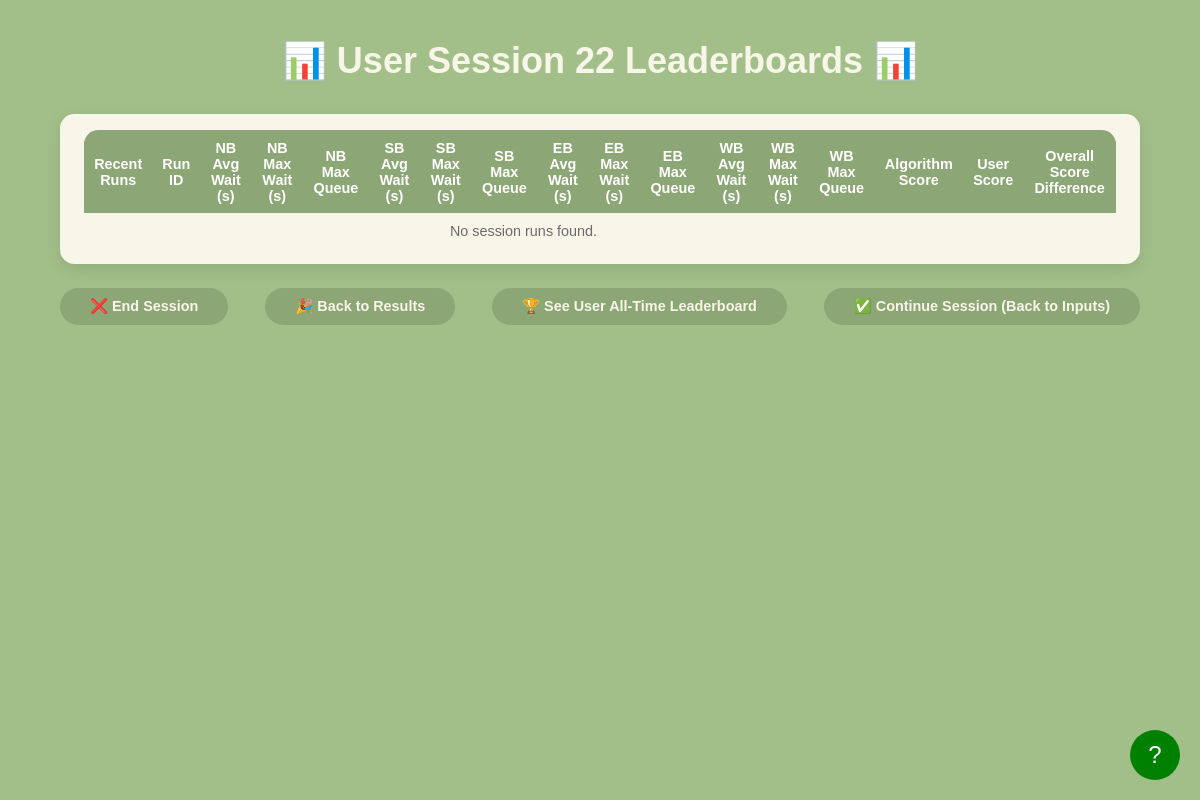
Page /session_leaderboard on the earlier database version.
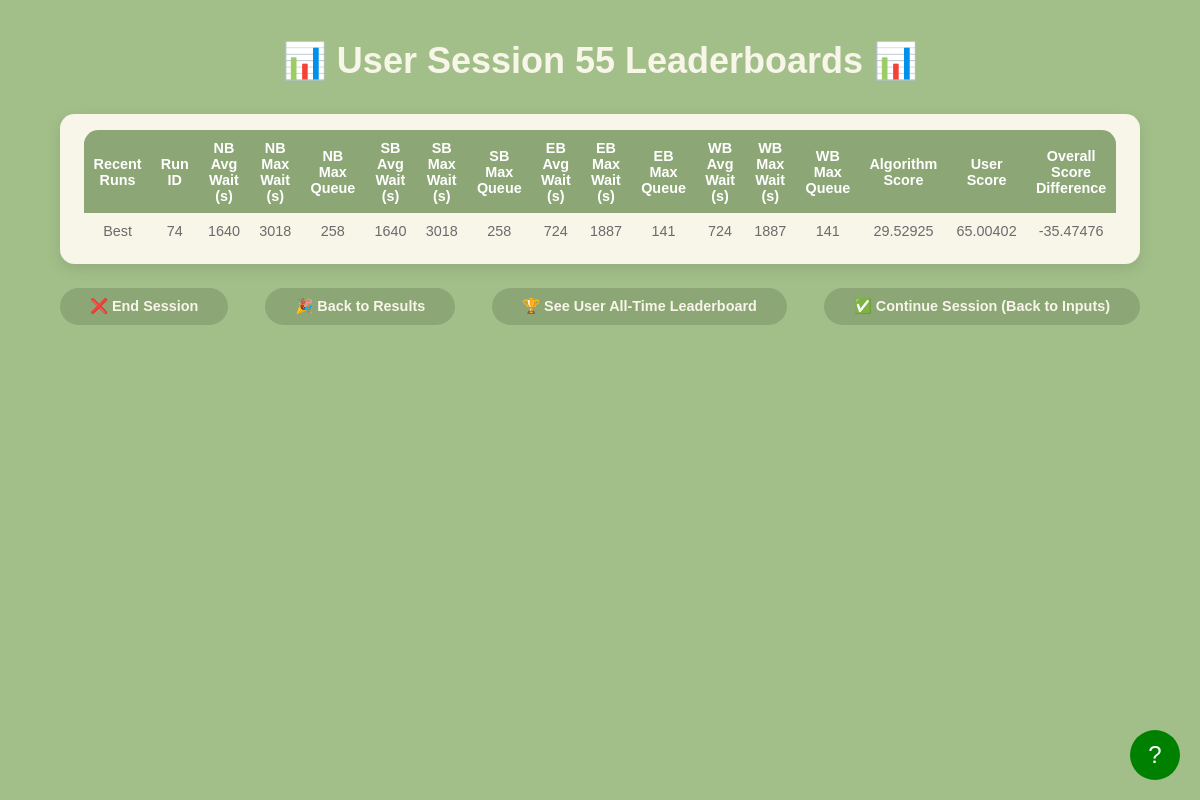
Same page on the later database version.
### models.py (models this page shows, shortened)
class LeaderboardResult(db.Model):
    __tablename__ = 'leaderboard_results'
    id = db.Column(db.Integer, primary_key=True, autoincrement=True)
    run_id = db.Column(db.Integer, db.ForeignKey('configurations.run_id'), nullable=False)
    session_id = db.Column(db.Integer, db.ForeignKey('sessions.id'), nullable=False)
    avg_wait_time_north = db.Column(db.Float, nullable=False)
    max_wait_time_north = db.Column(db.Float, nullable=False)
    max_queue_length_north = db.Column(db.Integer, nullable=False)
    avg_wait_time_south = db.Column(db.Float, nullable=False)
    max_wait_time_south = db.Column(db.Float, nullable=False)
    max_queue_length_south = db.Column(db.Integer, nullable=False)
    avg_wait_time_east = db.Column(db.Float, nullable=False)
    max_wait_time_east = db.Column(db.Float, nullable=False)
    max_queue_length_east = db.Column(db.Integer, nullable=False)
    avg_wait_time_west = db.Column(db.Float, nullable=False)
    max_wait_time_west = db.Column(db.Float, nullable=False)
    max_queue_length_west = db.Column(db.Integer, nullable=False)

### app.py (the view)
@app.route('/session_leaderboard')
def session_leaderboard_page():
    session_id = request.args.get('session_id', type=int)
    if not session_id:
        active_session = Session.query.filter_by(active=True).order_by(Session.id.desc()).first()
        session_id = active_session.id if active_session else None
    runs = get_recent_runs_with_scores(session_id) if session_id else []
    print(get_all_time_best_configurations())
    return render_template('session_leaderboard.html', runs=runs, session_id=session_id)

### templates/session_leaderboard.html (shortened to what this page needs)
<!DOCTYPE html>
<html lang="en">
<head>
    <link rel="stylesheet" href="{{ url_for('static', filename='css/session_leaderboard.css') }}">
</head>
<body>
    <div class="header">
        <h1>📊 User Session {{ session_id }} Leaderboards 📊</h1>
    </div>
    <div class="leaderboard-container">
        <table>
            <thead>
                <tr>
                    <th>Recent Runs</th>
                    <th>Run ID</th>
                    <th>NB Avg Wait (s)</th>
                    <th>NB Max Wait (s)</th>
                    <th>NB Max Queue</th>
                    <th>SB Avg Wait (s)</th>
                    <th>SB Max Wait (s)</th>
                    <th>SB Max Queue</th>
                    <th>EB Avg Wait (s)</th>
                    <th>EB Max Wait (s)</th>
                    <th>EB Max Queue</th>
                    <th>WB Avg Wait (s)</th>
                    <th>WB Max Wait (s)</th>
                    <th>WB Max Queue</th>
                    <th>Algorithm Score</th>
                    <th>User Score</th>
                    <th>Overall Score Difference</th>
                </tr>
            </thead>
            <tbody>
                {% if runs and runs|length > 0 %}
                    {% for run in runs %}
                    <tr onclick="handleRowClick(this)">
                        <td>
                            {% if loop.first %}
                                Best
                            {% else %}
                                {{ loop.index0 }}
                            {% endif %}
                        </td>
                        <td>{{ run.run_id }}</td>
                        <td>{{ run.nb_avg_wait|round|int }}</td>
                        <td>{{ run.nb_max_wait|round|int }}</td>
                        <td>{{ run.nb_max_queue|round|int }}</td>
                        <td>{{ run.sb_avg_wait|round|int }}</td>
                        <td>{{ run.sb_max_wait|round|int }}</td>
                        <td>{{ run.sb_max_queue|round|int }}</td>
                        <td>{{ run.eb_avg_wait|round|int }}</td>
                        <td>{{ run.eb_max_wait|round|int }}</td>
                        <td>{{ run.eb_max_queue|round|int }}</td>
                        <td>{{ run.wb_avg_wait|round|int }}</td>
                        <td>{{ run.wb_max_wait|round|int }}</td>
                        <td>{{ run.wb_max_queue|round|int }}</td>
                        <td>{{ run.algorithm_score|round(5) }}</td>
                        <td>{{ run.user_score|round(5) }}</td>
                        <td>{{ run.score|round(5) }}</td>
                    </tr>
                    {% endfor %}
                {% else %}
                    <tr>
                        <td colspan="15">No session runs found.</td>
                    </tr>
                {% endif %}
            </tbody>
        </table>
    </div>
    <div class="nav-container">
        <a class="nav-button" id="endBtn" href="/index">❌ End Session</a>
        <a class="res-button" id="results" href="/back_to_results">🎉 Back to Results</a>
        <a href="/leaderboards">🏆 See User All-Time Leaderboard</a>
        <a class="nav-button" id="backBtn" href="/parameters">✅ Continue Session (Back to Inputs)</a>
    </div>
    <div id="tutorial-button">?</div>
</body>
</html>

Differences in the rows shown:
added LeaderboardResult: run_id "74", nb_avg_wait "1640", nb_max_wait "3018", nb_max_queue "258", sb_avg_wait "1640", sb_max_wait "3018", sb_max_queue "258", eb_avg_wait "724", eb_max_wait "1887", eb_max_queue "141", wb_avg_wait "724", wb_max_wait "1887", wb_max_queue "141", algorithm_score "29.52925", user_score "65.00402", score "-35.47476"
Other differences:
{{ session_id }}: "22" → "55"
text no longer shown: "No session runs found."
